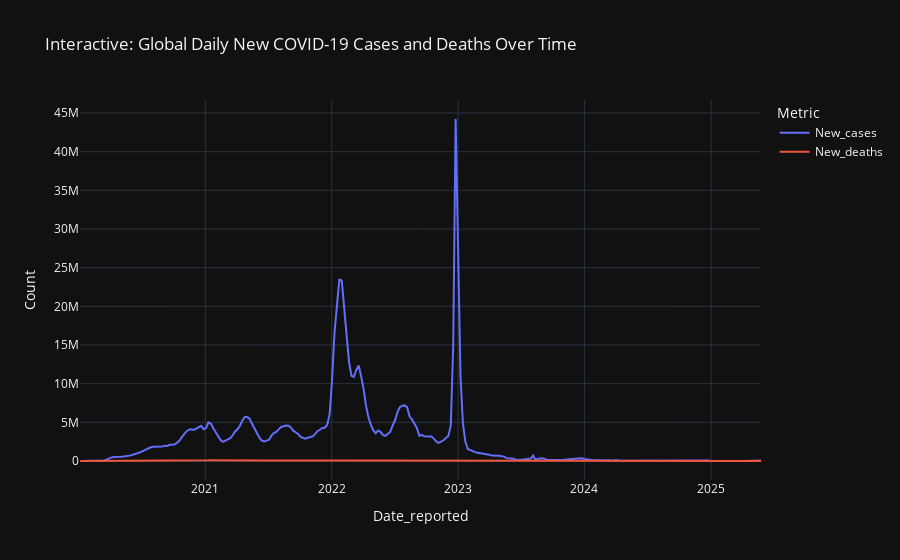

Notebook code for this chart:
### Code cell
import plotly.express as px

# Prepare the data
global_trend = df.groupby('Date_reported')[['New_cases', 'New_deaths']].sum().reset_index()

# Plot with Plotly
fig = px.line(global_trend,
              x='Date_reported',
              y=['New_cases', 'New_deaths'],
              title='Interactive: Global Daily New COVID-19 Cases and Deaths Over Time',
              labels={'value': 'Count', 'variable': 'Metric'},
              template='plotly_dark')  # Optional: use a styled theme

fig.show()

### Figure 1 — Plotly figure (JSON) as saved in the notebook; plotly's stock layout.template omitted (floating-point values rounded to 4 significant figures; data arrays with more than 128 entries replaced by an {"elided": "..."} marker saying what was removed)
{"data": [{"hovertemplate": "Metric=New_cases<br>Date_reported=%{x}<br>Count=%{y}<extra></extra>", "legendgroup": "New_cases", "line": {"color": "#636efa", "dash": "solid"}, "marker": {"symbol": "circle"}, "mode": "lines", "name": "New_cases", "orientation": "v", "showlegend": true, "type": "scatter", "x": {"elided": "282 str values"}, "xaxis": "x", "y": {"elided": "282 int values"}, "yaxis": "y"}, {"hovertemplate": "Metric=New_deaths<br>Date_reported=%{x}<br>Count=%{y}<extra></extra>", "legendgroup": "New_deaths", "line": {"color": "#EF553B", "dash": "solid"}, "marker": {"symbol": "circle"}, "mode": "lines", "name": "New_deaths", "orientation": "v", "showlegend": true, "type": "scatter", "x": {"elided": "282 str values"}, "xaxis": "x", "y": {"elided": "282 int values"}, "yaxis": "y"}], "layout": {"legend": {"title": {"text": "Metric"}, "tracegroupgap": 0}, "title": {"text": "Interactive: Global Daily New COVID-19 Cases and Deaths Over Time"}, "xaxis": {"anchor": "y", "domain": [0, 1], "title": {"text": "Date_reported"}}, "yaxis": {"anchor": "x", "domain": [0, 1], "title": {"text": "Count"}}}}
